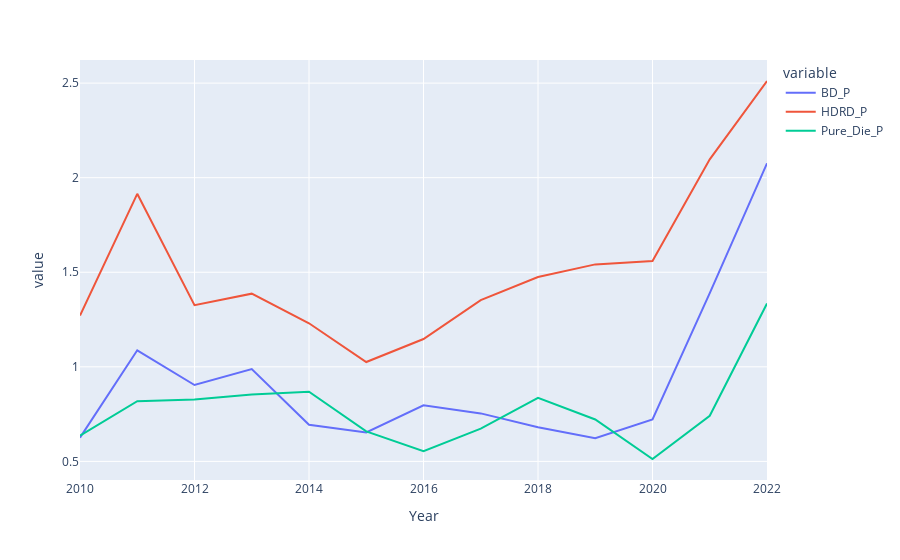

Write notebook code for a chart like this one.
### Code cell
fig = px.line(on_rdsl, x='Year', y=['BD_P', 'HDRD_P', 'Pure_Die_P'])

fig.show()

### Figure 1 — Plotly figure (JSON) as saved in the notebook; plotly's stock layout.template omitted (floating-point values rounded to 4 significant figures)
{"data": [{"hovertemplate": "variable=BD_P<br>Year=%{x}<br>value=%{y}<extra></extra>", "legendgroup": "BD_P", "line": {"color": "#636efa", "dash": "solid"}, "marker": {"symbol": "circle"}, "mode": "lines", "name": "BD_P", "orientation": "v", "showlegend": true, "type": "scatter", "x": [2010, 2011, 2012, 2013, 2014, 2015, 2016, 2017, 2018, 2019, 2020, 2021, 2022], "xaxis": "x", "y": [0.6253, 1.087, 0.9036, 0.9884, 0.6936, 0.6529, 0.7963, 0.7538, 0.6807, 0.6222, 0.7217, 1.39, 2.076], "yaxis": "y"}, {"hovertemplate": "variable=HDRD_P<br>Year=%{x}<br>value=%{y}<extra></extra>", "legendgroup": "HDRD_P", "line": {"color": "#EF553B", "dash": "solid"}, "marker": {"symbol": "circle"}, "mode": "lines", "name": "HDRD_P", "orientation": "v", "showlegend": true, "type": "scatter", "x": [2010, 2011, 2012, 2013, 2014, 2015, 2016, 2017, 2018, 2019, 2020, 2021, 2022], "xaxis": "x", "y": [1.271, 1.915, 1.326, 1.387, 1.23, 1.025, 1.147, 1.353, 1.474, 1.542, 1.56, 2.097, 2.511], "yaxis": "y"}, {"hovertemplate": "variable=Pure_Die_P<br>Year=%{x}<br>value=%{y}<extra></extra>", "legendgroup": "Pure_Die_P", "line": {"color": "#00cc96", "dash": "solid"}, "marker": {"symbol": "circle"}, "mode": "lines", "name": "Pure_Die_P", "orientation": "v", "showlegend": true, "type": "scatter", "x": [2010, 2011, 2012, 2013, 2014, 2015, 2016, 2017, 2018, 2019, 2020, 2021, 2022], "xaxis": "x", "y": [0.6355, 0.818, 0.8268, 0.853, 0.8683, 0.6585, 0.5539, 0.6735, 0.8356, 0.7216, 0.5126, 0.7412, 1.335], "yaxis": "y"}], "layout": {"legend": {"title": {"text": "variable"}, "tracegroupgap": 0}, "margin": {"t": 60}, "xaxis": {"anchor": "y", "domain": [0, 1], "title": {"text": "Year"}}, "yaxis": {"anchor": "x", "domain": [0, 1], "title": {"text": "value"}}}}
